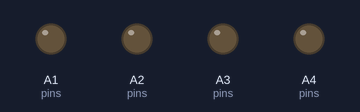
A sketch run on a simulated Arduino Uno, built with avr-gcc and run on an emulated ATmega328P. Shown: output pins drawn as LEDs (lit = HIGH).

Above: at 0.02 s.
At 0.42 s:
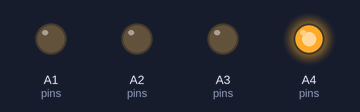
At 0.82 s:
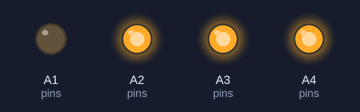
At 1.67 s:
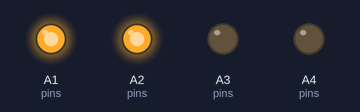
At 2.52 s:
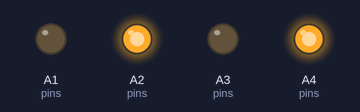
At 3.37 s:
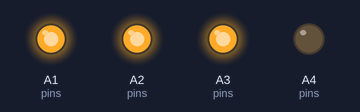
Timing chart, 0 to 3.7 s (numbered marks = the images above):
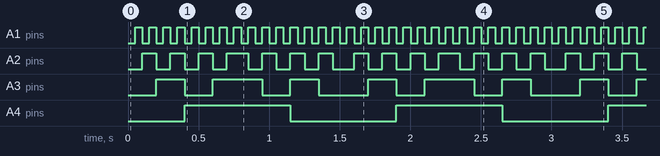

Measured:
- by itself, A1 (pins): alternates HIGH for 0.05 s and LOW for 0.05 s
- by itself, A2 (pins): alternates HIGH for 0.10 s and LOW for 0.10 s
- by itself, A3 (pins): repeats every 1.5 s: LOW 0.20 s, HIGH 0.35 s, LOW 0.20 s, HIGH 0.20 s, LOW 0.35 s, HIGH 0.20 s
- by itself, A4 (pins): alternates HIGH for 0.75 s and LOW for 0.75 s

The sketch:

mux_workbench.ino
```cpp
// (licence header left out)
#include <MUX.h>

// Select pins
int pins[ 4 ] = { A1, A2, A3, A4 };
// MUX object
MUX mux( pins, 4 );

void setup()
{
  Serial.begin( 9600 );
}

void loop()
{
  static char muxPin = 0;
  static bool countUp = true;

  mux.select( muxPin );

  if( muxPin >= 15 )
  {
    countUp = false;
  } // end if
  else if( muxPin <= 0 )
  {
    countUp = true;
  } // end else

  if( countUp )
  {
    ++muxPin;
  } // end if
  else
  {
    --muxPin;
  } // end else

  delay( 50 );
}
```
